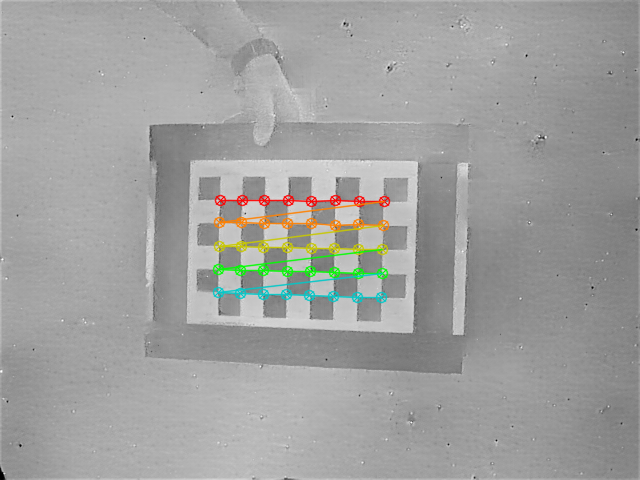
#> input picture calibration/chessboardCorners/example_chessboard1.png, 640 x 480 px
$ python mono_camera_calibration_augmented.py
#> lines starting #> are read from the running program, lines starting #| are printed output that depends on the picture; after the words box and inside, x2 and y2 are one past the last pixel; in counts of white or black regions, pixels touching at a corner belong together
import cv2
import numpy as np
import glob
import os
import random

# Calibration board parameters
CHECKERBOARD = (8, 11)  # Inner corners (rows, cols) for 9x12 board
SQUARE_SIZE = 30.0  # Square size in mm
ANNOTATIONS_SUBDIR = "chessboard_annotations"  # Subdirectory for annotated images
RECTIFICATION_SUBDIR = "rectification_sample"  # Subdirectory for rectified sample
PARAMETERS_SUBDIR = "parameters"  # Subdirectory for camera parameters

# Prompt user for input and output directories
input_dir = input("Enter the input directory containing images (e.g., left_images): ").strip()
#> the answer given: chessboardCorners
output_dir = input("Enter the output directory for results (e.g., calibration_results): ").strip()
#> the answer given: out.png
camera_name = input("Enter camera name for .yaml file (e.g., left or right): ").strip()
#> the answer given: chessboardCorners/example_chessboard1.png

# Validate input directory
if not os.path.isdir(input_dir):
    raise ValueError(f"Input directory '{input_dir}' does not exist.")

# Create output directory and subdirectories
if not os.path.exists(output_dir):
    os.makedirs(output_dir)

for subdir in [ANNOTATIONS_SUBDIR, RECTIFICATION_SUBDIR, PARAMETERS_SUBDIR]:
    subdir_path = os.path.join(output_dir, subdir)
    if not os.path.exists(subdir_path):
        os.makedirs(subdir_path)

# Termination criteria for sub-pixel refinement
criteria = (cv2.TERM_CRITERIA_EPS + cv2.TERM_CRITERIA_MAX_ITER, 30, 0.001)

# Prepare object points (3D coordinates of chessboard corners)
objp = np.zeros((CHECKERBOARD[0] * CHECKERBOARD[1], 3), np.float32)
objp[:, :2] = np.mgrid[0:CHECKERBOARD[0], 0:CHECKERBOARD[1]].T.reshape(-1, 2) * SQUARE_SIZE

# Arrays to store object points and image points
objpoints = []  # 3D points
imgpoints = []  # 2D points

# Load grayscale images from input directory
images = glob.glob(os.path.join(input_dir, "*.png"))  # Assumes .png; adjust if needed
if not images:
    raise ValueError(f"No images found in '{input_dir}'. Check path and file extensions.")

# Process each image
for idx, fname in enumerate(images):
    print(f"Processing image {idx + 1}/{len(images)}: {fname}")
    img = cv2.imread(fname, cv2.IMREAD_GRAYSCALE)
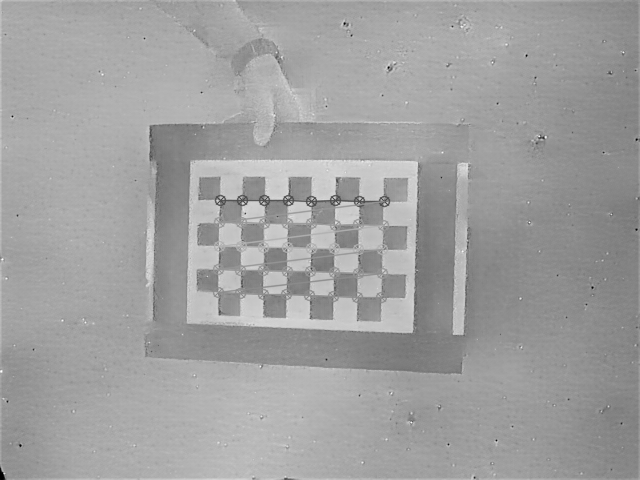
#> img: shape (480, 640); min 0, max 255, mean 159.8
    if img is None:
        print(f"Failed to load {fname}")
        continue

    # Step 1: Apply CLAHE to enhance contrast (address glossiness)
    clahe = cv2.createCLAHE(clipLimit=2.0, tileGridSize=(8, 8))
    contrast_enhanced = clahe.apply(img)
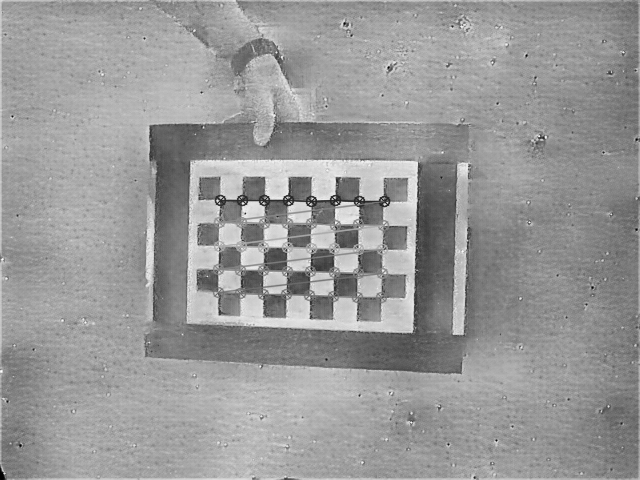
#> contrast_enhanced: shape (480, 640); min 1, max 255, mean 152.5

    # Step 2: Apply Gaussian Blur to reduce noise
    blurred = cv2.GaussianBlur(contrast_enhanced, (5, 5), 0)

    # Step 3: Apply Median Blur for additional noise reduction
    denoised = cv2.medianBlur(blurred, 3)

    # Step 4: Apply adaptive thresholding for robust corner detection
    thresh = cv2.adaptiveThreshold(
        denoised, 255, cv2.ADAPTIVE_THRESH_GAUSSIAN_C, cv2.THRESH_BINARY, 11, 2
    )
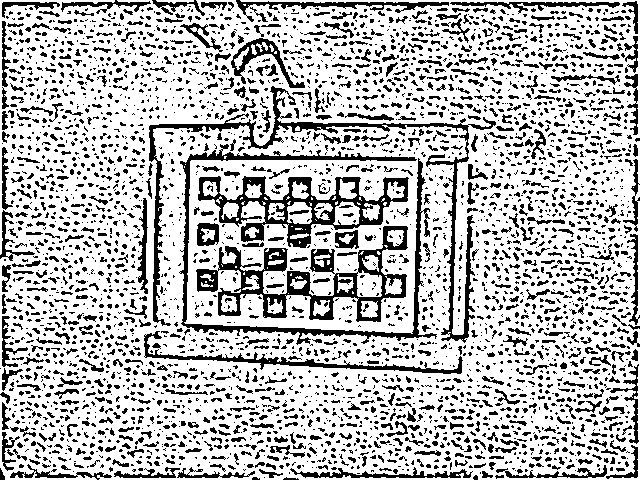
#> thresh: shape (480, 640); 73.5% white; 3591 black regions (2771 under 20 px), largest, box (x1, y1, x2, y2) and area: (196, 226, 408, 322) 5268, (149, 86, 496, 343) 4922, (198, 176, 409, 248) 4308

    # Step 5: Morphological opening to remove small noise artifacts
    kernel = np.ones((3, 3), np.uint8)
    cleaned = cv2.morphologyEx(thresh, cv2.MORPH_OPEN, kernel)
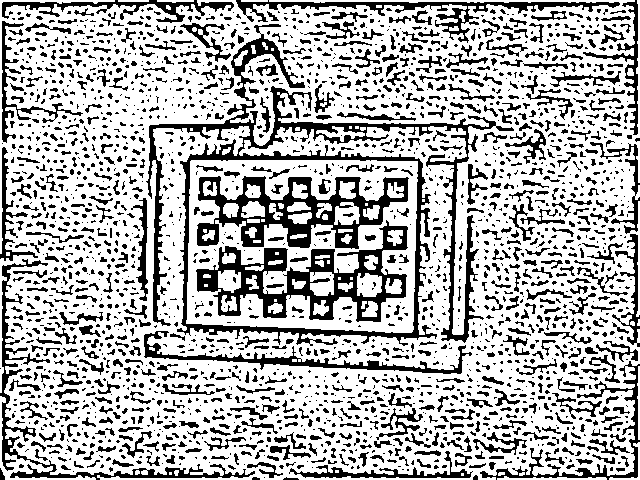
#> cleaned: shape (480, 640); 70.5% white; 2254 black regions (1518 under 20 px), largest, box (x1, y1, x2, y2) and area: (146, 24, 514, 346) 12648, (196, 220, 408, 322) 6289, (197, 176, 409, 249) 5828

    # Step 6: Find chessboard corners
    ret, corners = cv2.findChessboardCorners(
        cleaned,
        CHECKERBOARD,
        flags=cv2.CALIB_CB_ADAPTIVE_THRESH + cv2.CALIB_CB_FAST_CHECK + cv2.CALIB_CB_NORMALIZE_IMAGE
    )
#> ret = False; corners = None

    if ret:
        # Step 7: Refine corners to sub-pixel accuracy
        corners = cv2.cornerSubPix(denoised, corners, (11, 11), (-1, -1), criteria)
        objpoints.append(objp)
        imgpoints.append(corners)

        # Draw corners on original image for visualization
        img_color = cv2.cvtColor(img, cv2.COLOR_GRAY2BGR)
        img_with_corners = cv2.drawChessboardCorners(img_color, CHECKERBOARD, corners, ret)

        # Save annotated image
        output_path = os.path.join(output_dir, ANNOTATIONS_SUBDIR, f"annotated_{os.path.basename(fname)}")
        cv2.imwrite(output_path, img_with_corners)
        print(f"Saved annotated image: {output_path}")
    else:
        print(f"Chessboard not detected in {fname}")
#> pass 2 of the loop `for idx, fname in enumerate(images):`:
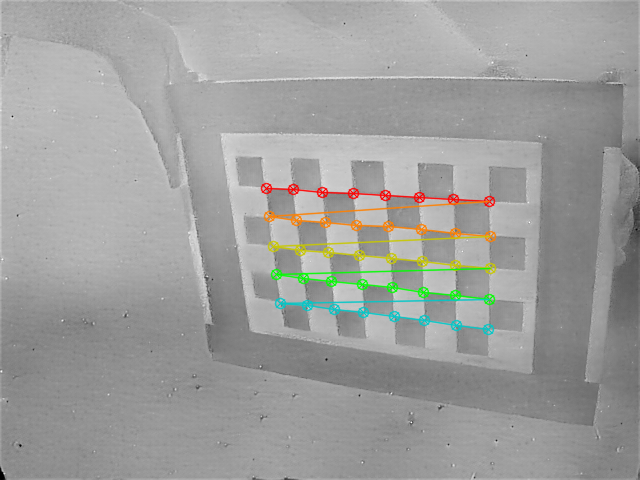
#> input picture calibration/chessboardCorners/example_chessboard2.png, 640 x 480 px
#> `thresh = cv2.adaptiveThreshold( denoised, 255, cv2.ADAPTIVE_THRESH_GAU..`:
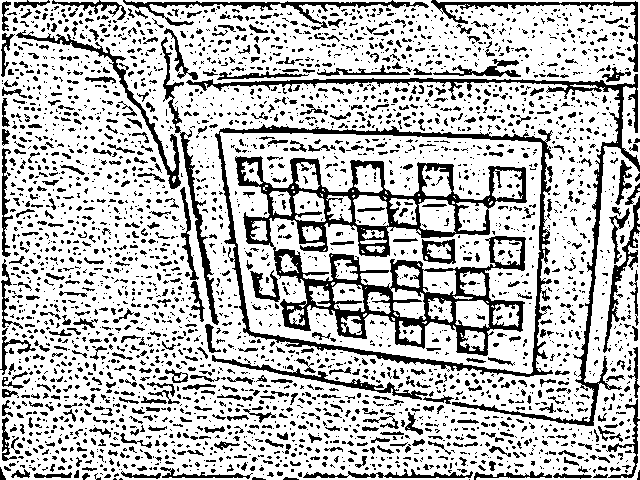
#> thresh: shape (480, 640); 73.8% white; 3231 black regions (2610 under 20 px), largest, box (x1, y1, x2, y2) and area: (235, 156, 527, 356) 14141, (215, 124, 553, 377) 5357, (186, 74, 640, 426) 4961
#> `cleaned = cv2.morphologyEx(thresh, cv2.MORPH_OPEN, kernel)`:
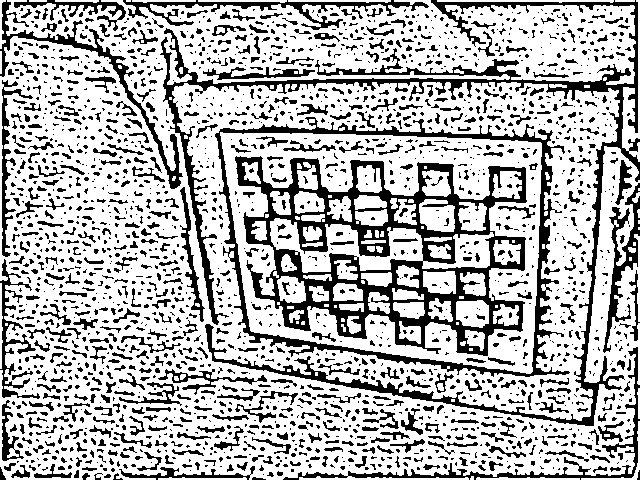
#> cleaned: shape (480, 640); 71.1% white; 2094 black regions (1497 under 20 px), largest, box (x1, y1, x2, y2) and area: (235, 156, 527, 356) 16953, (160, 0, 640, 426) 12949, (215, 117, 570, 377) 6591

# Perform calibration if valid data is collected
if len(objpoints) > 0:
    # Step 8: Calibrate camera
    ret, mtx, dist, rvecs, tvecs = cv2.calibrateCamera(
        objpoints, imgpoints, img.shape[::-1], None, None
    )
    print(f"Reprojection error: {ret:.3f} pixels")

    # Step 9: Save camera parameters to .yaml
    yaml_path = os.path.join(output_dir, PARAMETERS_SUBDIR, f"{camera_name}.yaml")
    fs = cv2.FileStorage(yaml_path, cv2.FILE_STORAGE_WRITE)
    fs.write("camera_matrix", mtx)
    fs.write("distortion_coefficients", dist)
    fs.write("image_width", img.shape[1])
    fs.write("image_height", img.shape[0])
    fs.release()
    print(f"Saved camera parameters to {yaml_path}")

    # Step 10: Select and rectify a random image
    valid_images = [img for img, corners in zip(images, imgpoints) if corners is not None]
    if valid_images:
        random_image = random.choice(valid_images)
        print(f"Rectifying sample image: {random_image}")
        img = cv2.imread(random_image, cv2.IMREAD_GRAYSCALE)

        # Undistort the image
        h, w = img.shape
        new_camera_matrix, roi = cv2.getOptimalNewCameraMatrix(mtx, dist, (w, h), 1, (w, h))
        undistorted = cv2.undistort(img, mtx, dist, None, new_camera_matrix)

        # Convert to BGR for saving
        undistorted_color = cv2.cvtColor(undistorted, cv2.COLOR_GRAY2BGR)

        # Save rectified sample
        rectified_path = os.path.join(output_dir, RECTIFICATION_SUBDIR, f"rectified_{os.path.basename(random_image)}")
        cv2.imwrite(rectified_path, undistorted_color)
        print(f"Saved rectified sample: {rectified_path}")
else:
    print("No valid images for calibration.")

# Release resources
cv2.destroyAllWindows()
